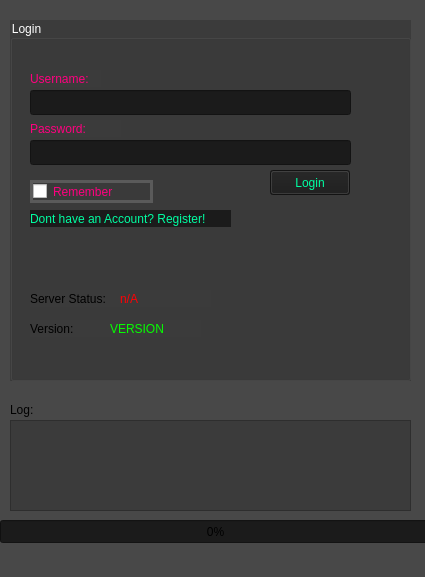
<?xml version="1.0" encoding="UTF-8"?>
<ui version="4.0">
 <class>MainWindow</class>
 <widget class="QMainWindow" name="MainWindow">
  <property name="geometry">
   <rect>
    <x>0</x>
    <y>0</y>
    <width>425</width>
    <height>577</height>
   </rect>
  </property>
  <property name="windowTitle">
   <string>blackzspace.de || Login </string>
  </property>
  <property name="windowIcon">
   <iconset theme="user-available"/>
  </property>
  <property name="styleSheet">
   <string notr="true">background-color: rgb(72, 72, 72);</string>
  </property>
  <widget class="QWidget" name="centralwidget">
   <widget class="QGroupBox" name="groupBox_Login">
    <property name="geometry">
     <rect>
      <x>10</x>
      <y>20</y>
      <width>401</width>
      <height>361</height>
     </rect>
    </property>
    <property name="styleSheet">
     <string notr="true">color:  white;
background-color: rgb(59, 59, 59);
</string>
    </property>
    <property name="title">
     <string>Login</string>
    </property>
    <widget class="QLineEdit" name="username_Input">
     <property name="geometry">
      <rect>
       <x>20</x>
       <y>70</y>
       <width>321</width>
       <height>25</height>
      </rect>
     </property>
     <property name="styleSheet">
      <string notr="true">background-color: rgb(27, 27, 27);</string>
     </property>
    </widget>
    <widget class="QLineEdit" name="password_Input">
     <property name="geometry">
      <rect>
       <x>20</x>
       <y>120</y>
       <width>321</width>
       <height>25</height>
      </rect>
     </property>
     <property name="styleSheet">
      <string notr="true">background-color: rgb(27, 27, 27);</string>
     </property>
     <property name="inputMethodHints">
      <set>Qt::ImhHiddenText|Qt::ImhNoAutoUppercase|Qt::ImhNoPredictiveText|Qt::ImhSensitiveData</set>
     </property>
     <property name="echoMode">
      <enum>QLineEdit::Password</enum>
     </property>
    </widget>
    <widget class="QLabel" name="label_usr">
     <property name="geometry">
      <rect>
       <x>20</x>
       <y>50</y>
       <width>71</width>
       <height>17</height>
      </rect>
     </property>
     <property name="styleSheet">
      <string notr="true">color: rgb(255, 0, 127);</string>
     </property>
     <property name="text">
      <string>Username:</string>
     </property>
    </widget>
    <widget class="QLabel" name="label_pass">
     <property name="geometry">
      <rect>
       <x>20</x>
       <y>100</y>
       <width>91</width>
       <height>17</height>
      </rect>
     </property>
     <property name="styleSheet">
      <string notr="true">color: rgb(255, 0, 127);</string>
     </property>
     <property name="text">
      <string>Password:</string>
     </property>
    </widget>
    <widget class="QCheckBox" name="checkBox_remember">
     <property name="geometry">
      <rect>
       <x>20</x>
       <y>160</y>
       <width>123</width>
       <height>23</height>
      </rect>
     </property>
     <property name="styleSheet">
      <string notr="true">color: rgb(255, 0, 127);
background-color: rgb(255, 255, 255);

    border: 3px solid #5A5A5A;
    background: none;

</string>
     </property>
     <property name="text">
      <string>Remember</string>
     </property>
    </widget>
    <widget class="QPushButton" name="login_Button">
     <property name="geometry">
      <rect>
       <x>260</x>
       <y>150</y>
       <width>80</width>
       <height>25</height>
      </rect>
     </property>
     <property name="styleSheet">
      <string notr="true">color: rgb(0, 255, 162);background-color: rgb(27, 27, 27);</string>
     </property>
     <property name="text">
      <string>Login</string>
     </property>
    </widget>
    <widget class="QLabel" name="hyperlink_register">
     <property name="geometry">
      <rect>
       <x>20</x>
       <y>190</y>
       <width>201</width>
       <height>17</height>
      </rect>
     </property>
     <property name="styleSheet">
      <string notr="true">background-color: rgb(27, 27, 27);
color: rgb(0, 255, 162);</string>
     </property>
     <property name="text">
      <string>Dont have an Account? Register!</string>
     </property>
    </widget>
   </widget>
   <widget class="QProgressBar" name="progressBar">
    <property name="geometry">
     <rect>
      <x>0</x>
      <y>520</y>
      <width>431</width>
      <height>23</height>
     </rect>
    </property>
    <property name="styleSheet">
     <string notr="true">background-color: rgb(27, 27, 27);</string>
    </property>
    <property name="value">
     <number>0</number>
    </property>
   </widget>
   <widget class="QTextBrowser" name="consoleLog">
    <property name="geometry">
     <rect>
      <x>10</x>
      <y>420</y>
      <width>401</width>
      <height>91</height>
     </rect>
    </property>
    <property name="styleSheet">
     <string notr="true">background-color: rgb(59, 59, 59);
color: rgb(0, 255, 162);</string>
    </property>
   </widget>
   <widget class="QLabel" name="label">
    <property name="geometry">
     <rect>
      <x>30</x>
      <y>290</y>
      <width>91</width>
      <height>17</height>
     </rect>
    </property>
    <property name="styleSheet">
     <string notr="true">background-color: rgb(59, 59, 59);</string>
    </property>
    <property name="text">
     <string>Server Status:</string>
    </property>
   </widget>
   <widget class="QLabel" name="label_version">
    <property name="geometry">
     <rect>
      <x>30</x>
      <y>320</y>
      <width>81</width>
      <height>17</height>
     </rect>
    </property>
    <property name="styleSheet">
     <string notr="true">background-color: rgb(59, 59, 59);</string>
    </property>
    <property name="text">
     <string>Version:</string>
    </property>
   </widget>
   <widget class="QLabel" name="STATE">
    <property name="geometry">
     <rect>
      <x>120</x>
      <y>290</y>
      <width>91</width>
      <height>17</height>
     </rect>
    </property>
    <property name="styleSheet">
     <string notr="true">background-color: rgb(59, 59, 59);color: rgb(255, 0, 4);</string>
    </property>
    <property name="text">
     <string>n/A</string>
    </property>
   </widget>
   <widget class="QLabel" name="VERSION">
    <property name="geometry">
     <rect>
      <x>110</x>
      <y>320</y>
      <width>91</width>
      <height>17</height>
     </rect>
    </property>
    <property name="styleSheet">
     <string notr="true">background-color: rgb(59, 59, 59);color: rgb(4, 255, 0);</string>
    </property>
    <property name="text">
     <string>VERSION</string>
    </property>
   </widget>
   <widget class="QLabel" name="label_log">
    <property name="geometry">
     <rect>
      <x>10</x>
      <y>400</y>
      <width>61</width>
      <height>20</height>
     </rect>
    </property>
    <property name="text">
     <string>Log:</string>
    </property>
   </widget>
  </widget>
  <widget class="QStatusBar" name="statusbar"/>
 </widget>
 <resources/>
 <connections/>
</ui>
